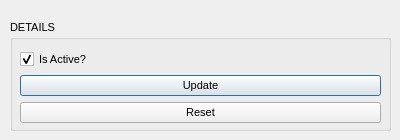
<?xml version="1.0" encoding="UTF-8"?>
<ui version="4.0">
 <class>Dialog</class>
 <widget class="QDialog" name="Dialog">
  <property name="windowModality">
   <enum>Qt::ApplicationModal</enum>
  </property>
  <property name="geometry">
   <rect>
    <x>0</x>
    <y>0</y>
    <width>400</width>
    <height>140</height>
   </rect>
  </property>
  <property name="windowTitle">
   <string>Dialog</string>
  </property>
  <widget class="QGroupBox" name="details_box">
   <property name="geometry">
    <rect>
     <x>10</x>
     <y>20</y>
     <width>381</width>
     <height>111</height>
    </rect>
   </property>
   <property name="font">
    <font>
     <pointsize>8</pointsize>
    </font>
   </property>
   <property name="title">
    <string>DETAILS</string>
   </property>
   <widget class="QWidget" name="formLayoutWidget">
    <property name="geometry">
     <rect>
      <x>10</x>
      <y>30</y>
      <width>361</width>
      <height>77</height>
     </rect>
    </property>
    <layout class="QFormLayout" name="formLayout">
     <item row="0" column="0">
      <widget class="QCheckBox" name="hwt_active">
       <property name="font">
        <font>
         <strikeout>false</strikeout>
        </font>
       </property>
       <property name="text">
        <string>Is Active?</string>
       </property>
       <property name="checked">
        <bool>true</bool>
       </property>
      </widget>
     </item>
     <item row="1" column="0" colspan="2">
      <widget class="QPushButton" name="hwt_update_btn">
       <property name="text">
        <string>Update</string>
       </property>
      </widget>
     </item>
     <item row="2" column="0" colspan="2">
      <widget class="QPushButton" name="hwt_reset_btn">
       <property name="text">
        <string>Reset</string>
       </property>
      </widget>
     </item>
    </layout>
   </widget>
  </widget>
 </widget>
 <resources/>
 <connections/>
</ui>
